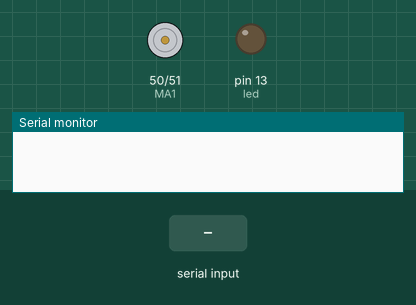
This sketch was run on a simulated Arduino Mega 2560, built with avr-gcc and run on an emulated ATmega2560. Shown: motor-driver pin pairs drawn as motors (green arrow = first pin HIGH = forward, orange = second pin HIGH = backward, longer = more drive, scaled by the enable pin), output pins drawn as LEDs (lit = HIGH), the last lines printed to the serial monitor. The inputs (shaded band) are chosen by the test bench.

Above: at 1.2 s.
1.3 s: "G" received over Serial
At 1.7 s:
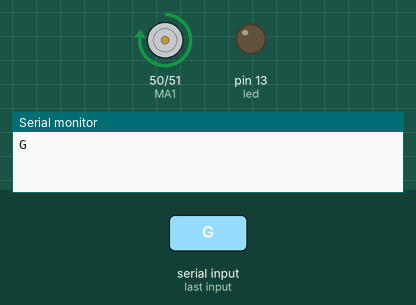
2.8 s: "O" received over Serial
At 4.1 s:
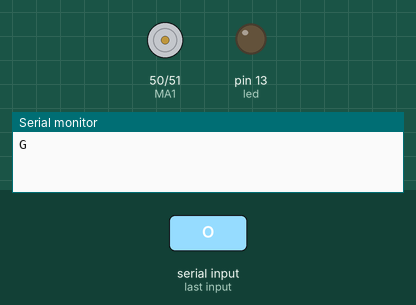
Timing chart, 0 to 5.8 s (numbered marks = the images above; inputs shaded):
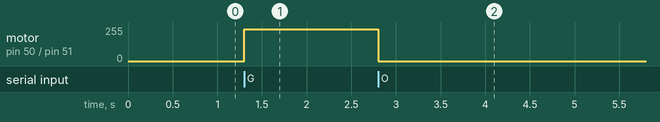

Measured:
- after the input at 1.3 s, motor on pin 50 (MA1) / pin 51 (MA2): stopped → forward 240/255 at once
- after the input at 2.8 s, motor on pin 50 (MA1) / pin 51 (MA2): forward 240/255 → stopped at once

The sketch:

single_Motor.ino
```cpp
int MA1 = 50;
int MA2 = 51;
int En = 7;
int led=13;
char data=0;
void setup() {
  pinMode(MA1,OUTPUT);
  pinMode(MA2,OUTPUT);
  pinMode(En,OUTPUT);
  pinMode(led,OUTPUT);
  Serial.begin(9600);
}

void loop()
{
  if(Serial.available())
  {
    data=Serial.read();
    if(data == 'G')
    {
      Serial.write(data);
      analogWrite(En, 240);
      digitalWrite(MA1, HIGH);
      digitalWrite(MA2, LOW);
    }
    else if(data == 'O')
    {
      digitalWrite(MA1, LOW);
      digitalWrite(MA2, LOW);
    }
  }


}
```
